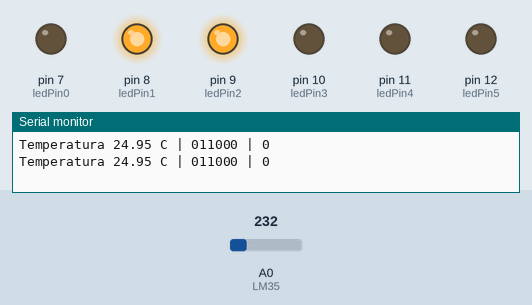
Simulated run of this sketch. Board: Arduino Uno, built for the host (arithmetic inside an expression is 32-bit, double 64-bit). On the bench: output pins drawn as LEDs (lit = HIGH), the last lines printed to the serial monitor. Dashed ring = blinking. The inputs (shaded band) are chosen by the test bench; at power-on: A0 (LM35) = 232.

Above: at 1.8 s.
1.9 s: A0 (LM35) set to 233
At 2.8 s:
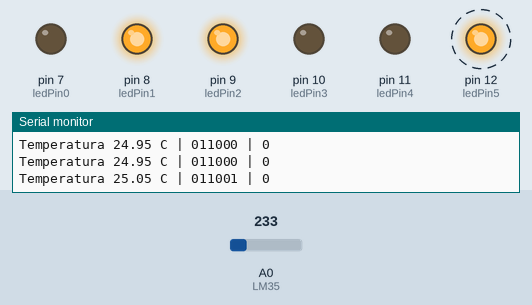
6.0 s: A0 (LM35) set to 201
At 6.3 s:
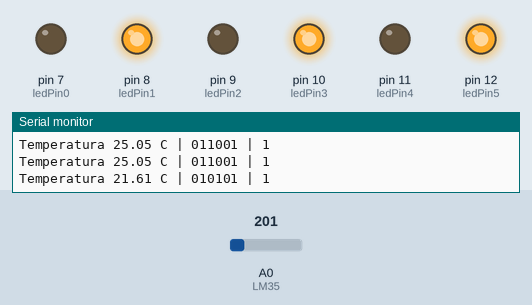
7.5 s: A0 (LM35) set to 195
At 9.0 s:
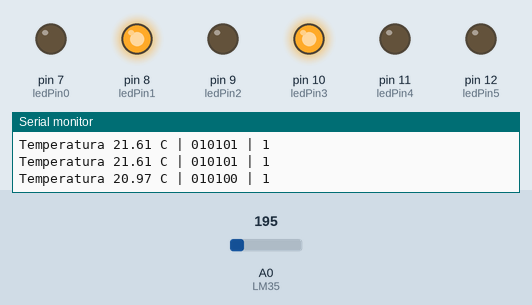
9.5 s: A0 (LM35) set to 174
At 10.5 s:
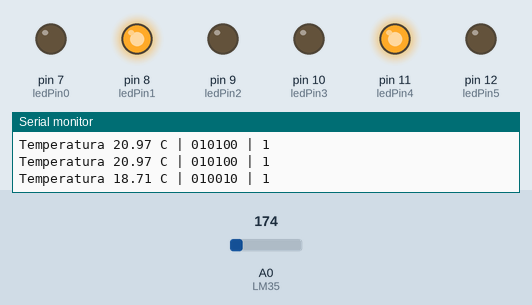
11.5 s: A0 (LM35) set to 250
At 14.8 s:
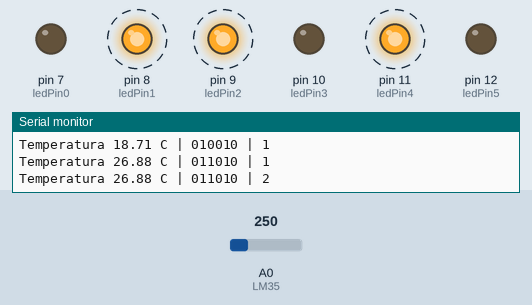
Timing chart, 0 to 16.6 s (numbered marks = the images above; inputs shaded):
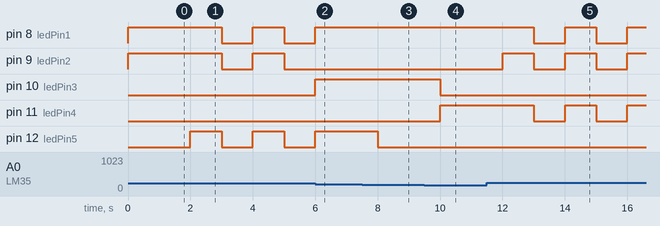

The sketch:

atividade_2_aula_7.ino
```cpp
const int LM35 = 0;
const int ledPin0 = 7;
const int ledPin1 = 8;
const int ledPin2 = 9;
const int ledPin3 = 10;
const int ledPin4 = 11;
const int ledPin5 = 12;

float temperatura = 0;
int ADClido = 0;
int bin[7];
int bind[7];
int count = 0;
int controle = 0;

void intToBin(int dec, int bin[], int numBits){
  for(int i = 0; i < numBits; i++){
    bin[i] = 1 & (dec >> i);
  }
}

void printArr(int bin[], int numBits){
  for(int i = numBits-1; i >= 0; i--){
    Serial.print(bin[i]);
  }
}

int controlTime(long t, long interval)
{
  int resto = t % interval;
  if(resto >= interval - 20)
  {
    return 1;
  }
  else
  {
    return 0;
  }
}
void apagar()
{
  setLed(ledPin0, 0);
  setLed(ledPin1,0);
  setLed(ledPin2,0);
  setLed(ledPin3, 0);
  setLed(ledPin4, 0);
  setLed(ledPin5, 0);
}
void setLed(int pin, int v)
{
  if(v == -1)
  {
    if(digitalRead(pin) == HIGH)
    {
      digitalWrite(pin, LOW);
    }
    else{
      digitalWrite(pin, HIGH);
    }
  }
  else
  {
    digitalWrite(pin, LOW);
    if(v == 1)
    {
      digitalWrite(pin, HIGH);
    }
  }
}

void leds(int arr[], int mantem, int tempo)
{
  if(mantem == 1)//Inverte
  {
    if(arr[5] == 1) {
      setLed(ledPin0, -1);
    }
    if(arr[4] == 1) {
      setLed(ledPin1, -1);
    }
    if(arr[3] == 1) {
      setLed(ledPin2, -1);
    }
    if(arr[2] == 1) {
      setLed(ledPin3, -1);
    }
    if(arr[1] == 1) {
      setLed(ledPin4, -1);
    }
    if(arr[0] == 1) {
      setLed(ledPin5, -1);
    }
  }
  else
  {
    setLed(ledPin0, arr[5]);
    setLed(ledPin1, arr[4]);
    setLed(ledPin2, arr[3]);
    setLed(ledPin3, arr[2]);
    setLed(ledPin4, arr[1]);
    setLed(ledPin5, arr[0]);
  }
  delay(tempo);
}

void setup() {
  Serial.begin(9600);
  analogReference(INTERNAL1V1);
  pinMode(ledPin0, OUTPUT);
  pinMode(ledPin1, OUTPUT);
  pinMode(ledPin2, OUTPUT);
  pinMode(ledPin3, OUTPUT);
  pinMode(ledPin4, OUTPUT);
  pinMode(ledPin5, OUTPUT);
}
void loop() {
  ADClido = analogRead(LM35);
  temperatura = ADClido * 0.1075268817;
  Serial.print("Temperatura ");
  Serial.print(temperatura);
  Serial.print(" C | ");
  intToBin(temperatura, bind, 6);
  printArr(bind, 6);
  Serial.print(" | ");
  Serial.print(count);
  Serial.println("");
  if(temperatura > 25)
  {
    if(controle == 0)
    {
      intToBin(temperatura, bin, 6);
      count++;
      controle = 1;
      leds(bin, 0, 1000);
    }
    leds(bin, 1, 1000);
  }
  else
  {
    controle = 0;
    leds(bind, 0, 1000);
  }
}
```

Measured:
- the behaviour switches between 232 and 233 on A0 (LM35) (found by bisection; images 0 and 1)
- the behaviour switches between 196 and 195 on A0 (LM35) (found by bisection; images 2 and 3)
- after the input at 1.9 s, pin 8 (ledPin1), pin 9 (ledPin2): HIGH → LOW after 1.1 s, → HIGH 1.0 s later, → LOW 1.0 s later; pin 12 (ledPin5): alternates HIGH for 1.0 s and LOW for 1.0 s, starting after 0.10 s
- after the input at 6.0 s, pin 8 (ledPin1), pin 12 (ledPin5): goes on until 6.0 s, then stays HIGH; pin 9 (ledPin2): stays LOW (without the input it goes to HIGH after 0.00 s); pin 10 (ledPin3): LOW → HIGH at once
- after the input at 7.5 s, pin 12 (ledPin5): HIGH → LOW after 0.50 s
- after the input at 9.5 s, pin 10 (ledPin3): HIGH → LOW after 0.50 s; pin 11 (ledPin4): LOW → HIGH after 0.50 s
- after the input at 11.5 s, pin 8 (ledPin1), pin 11 (ledPin4): alternates HIGH for 1.0 s and LOW for 1.0 s, starting after 1.5 s; pin 9 (ledPin2): alternates HIGH for 1.0 s and LOW for 1.0 s, starting after 0.50 s
